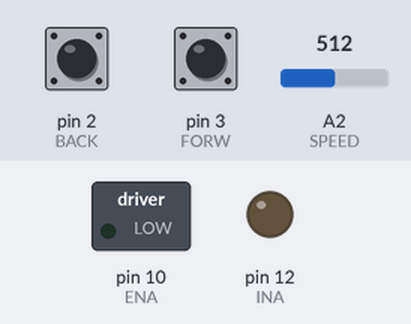
Bench run of a sketch on a simulated Arduino Uno, built with avr-gcc and run on an emulated ATmega328P. Shown: switched loads named in the sketch (green lamp = pin HIGH), output pins drawn as LEDs (lit = HIGH). Inputs (shaded band) come from the test bench; at power-on: pin 2 (BACK) HIGH, pin 3 (FORW) HIGH, A2 (SPEED) = 512. What the sketch prints to the serial monitor is not drawn.

Above: at 1.2 s.
1.3 s: pin 2 (BACK) pulled LOW for 0.15 s
At 1.38 s:
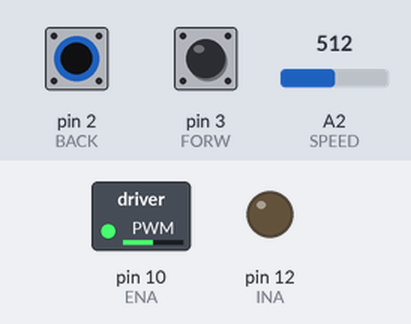
2.9 s: pin 3 (FORW) pulled LOW for 0.15 s
At 2.97 s:
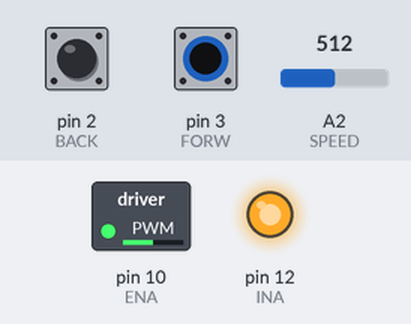
4.5 s: pin 3 (FORW) pulled LOW for 3.2 s
At 8.5 s:
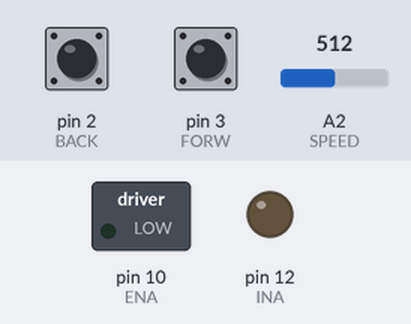
9.2 s: pin 2 (BACK) pulled LOW for 3.2 s
At 9.7 s:
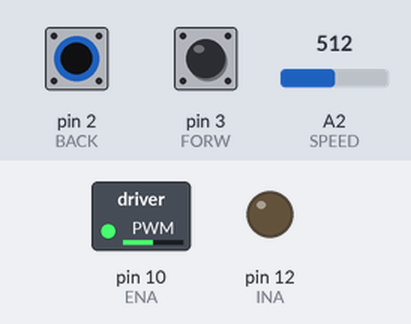
Timing chart, 0 to 13.9 s (numbered marks = the images above; inputs shaded):
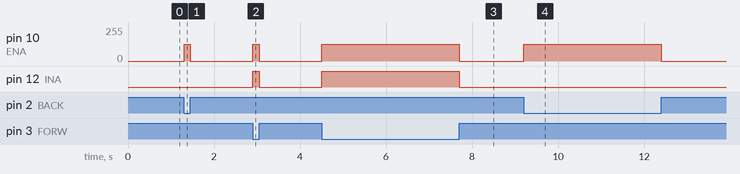

The sketch:

controller.ino
```cpp
/*
*  L298P Motor Shield
*/

// The following pin designations are fixed by the shield

//  Motor A
int const ENA = 10;
int const INA = 12;

//  Throttle
int const SPEED = A2;

// Direction
int const FORW = 3;
int const BACK = 2;

void setup()
{
    //TCCR1B = 0x02;   // Timer 1: PWM 9 & 10 @ 4Khz kHz
    pinMode(ENA, OUTPUT);   // set all the motor control pins to outputs
    pinMode(INA, OUTPUT);
    pinMode(FORW, INPUT_PULLUP);
    pinMode(BACK, INPUT_PULLUP);
    Serial.begin(9600);
}

void loop()
{
    int speed;
    int forw = digitalRead(FORW) == 0;
    int back = digitalRead(BACK) == 0;
    if( !forw && !back ) {
        speed = 0;
    }
    else {
        speed = map(analogRead(SPEED), 0, 1023, 0, 255);
    }
    int direction = speed < 0 ? 0 : 1;

    digitalWrite(INA, forw);
    analogWrite(ENA, speed);
    Serial.println(speed);
}
```

Measured:
- after the input at 1.3 s, pin 10 (ENA): 0/255 → 127/255 at once, → 0/255 0.15 s later
- after the input at 2.9 s, pin 10 (ENA): 0/255 → 127/255 at once, → 0/255 0.15 s later; pin 12 (INA): LOW → HIGH at once, → LOW 0.15 s later
- after the input at 4.5 s, pin 10 (ENA): 0/255 → 127/255 at once, → 0/255 3.2 s later; pin 12 (INA): LOW → HIGH at once, → LOW 3.2 s later
- after the input at 9.2 s, pin 10 (ENA): 0/255 → 127/255 at once, → 0/255 3.2 s later
